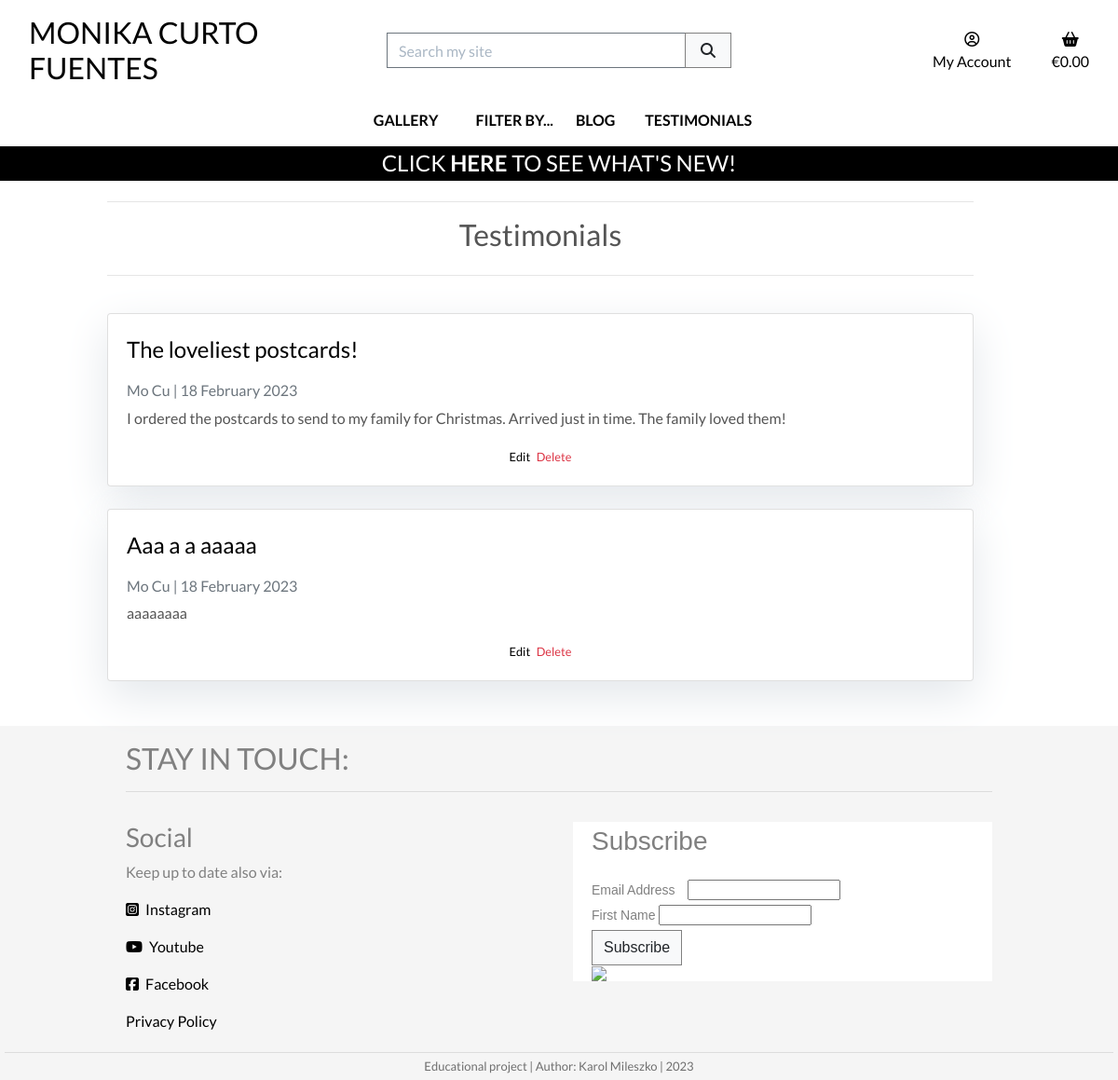
Page /testimonials/ (signed in) on the committed database.
### testimonials/models.py (models this page shows, shortened)
class Testimonial(models.Model):
    class Meta:
        ordering = ['-created_on']
    title = models.CharField(
        max_length=150,
        null=True,
        blank=True)
    author = models.ForeignKey(
        User,
        on_delete=models.SET_NULL,
        related_name="testimonials",
        null=True,
        blank=True)
    content = models.TextField()
    created_on = models.DateTimeField(
        auto_now_add=True)
    updated_on = models.DateTimeField(
        auto_now=True)
    priority = models.CharField(
        max_length=10,
        choices=PRIORITY_CHOICES,
        default="3 - Normal",
        null=True,
        blank=True)
    live = models.BooleanField(
        default=False)

### testimonials/views.py (the view)
class TestimonialList(generic.ListView):
    model = Testimonial
    testimonials = Testimonial.objects.all()
    template_name = 'testimonials/testimonials.html'
    ordering = ['priority', '-created_on']
    def get_queryset(self):
        queryset = super().get_queryset()
        if self.request.user.is_staff:
            return queryset
        return queryset.filter(live=True)

### bag/contexts.py (called while the page is built, shortened)
def bag_contents(request):
    bag_items = []
    total = 0
    product_count = 0
    bag = request.session.get('bag', {})
    if total < settings.FREE_DELIVERY_THRESHOLD and total > 0:
        min_charge = settings.DELIVERY_MIN_CHARGE
        delivery = max(
            total * Decimal(settings.STANDARD_DELIVERY_PERCENTAGE / 100),
            min_charge)
        free_delivery_delta = settings.FREE_DELIVERY_THRESHOLD - total
    else:
        delivery = 0
        free_delivery_delta = 0
    grand_total = delivery + total
    context = {
        'bag_items': bag_items,
        'total': total,
        'product_count': product_count,
        'delivery': delivery,
        'free_delivery_delta': free_delivery_delta,
        'free_delivery_threshold': settings.FREE_DELIVERY_THRESHOLD,
        'grand_total': grand_total,
    }
    return context

### testimonials/templates/testimonials/testimonials.html (shortened to what this page needs)
{% extends "base.html" %}
{% load static %}
{% block page_header %}
    {% include "includes/page_header.html" with title="Testimonials" subtitle="" %}
{% endblock %}
{% block content %}
    <div class="container mb-4 col-12 col-md-10 offset-md-1">
        <div class="row">
            <div class="col">
                {% if testimonial_list|length > 0 %}
                    {% for testimonial in testimonial_list %}
                        <div class="card mb-4">
                            <div class="card-body">
                                <a href="{% url 'testimonial_detail' testimonial.id  %}"
                                    <p class="card-title">{{ testimonial.title }}<p>
                                </a>
                                <p class="card-text text-muted h6">
                                    {{ testimonial.author.get_full_name|default:testimonial.author.username }} | {{ testimonial.created_on | date:"d F Y"}}
                                </p>
                                <div class="row">
                                    <div class="card-text col">
                                        <p>
                                            {{testimonial.content|safe }}
                                        </p>
                                    </div>
                                </div>
                                {% if request.user.is_staff %}
                                <div class="text-center">
                                    <small>
                                        <a href="{% url 'testimonial_edit' testimonial.id %}"  class="mr-1">Edit</a>
                                        <a href="{% url 'testimonial_delete' testimonial.id %}" class="text-danger">Delete</a>
                                    </small>
                                </div>
                                {% endif %}
                            </div>
                        </div>
                    {% endfor %}
                {% endif %}
            </div>
        </div>
    </div>
{% endblock %}

### static/css/base.css (style rules this page uses)
html { height: 100%; }
body { background: url('/media/homepage_background.jpg') no-repeat center center fixed; background-size: cover; height: calc(100vh - 200px); color: #555; font-family: 'Lato'; }
a:link { color: black; text-decoration: none; }
.card-title { font-size: 1.5rem; }
.card { box-shadow: 0 16px 48px #E3E7EB; }
@media (min-width: 1200px) { .container { max-width: 80%; } }

### rows in the picture
Testimonial: title "The loveliest postcards!", author.get_full_name "Mo Cu", created_on "18 February 2023", content "I ordered the postcards to send to my family for Christmas. Arrived just in time. The family loved them!"
Testimonial: title "Aaa a a aaaaa", author.get_full_name "Mo Cu", created_on "18 February 2023", content "aaaaaaaa"

### other values in the picture
{{ title }} "Testimonials"
